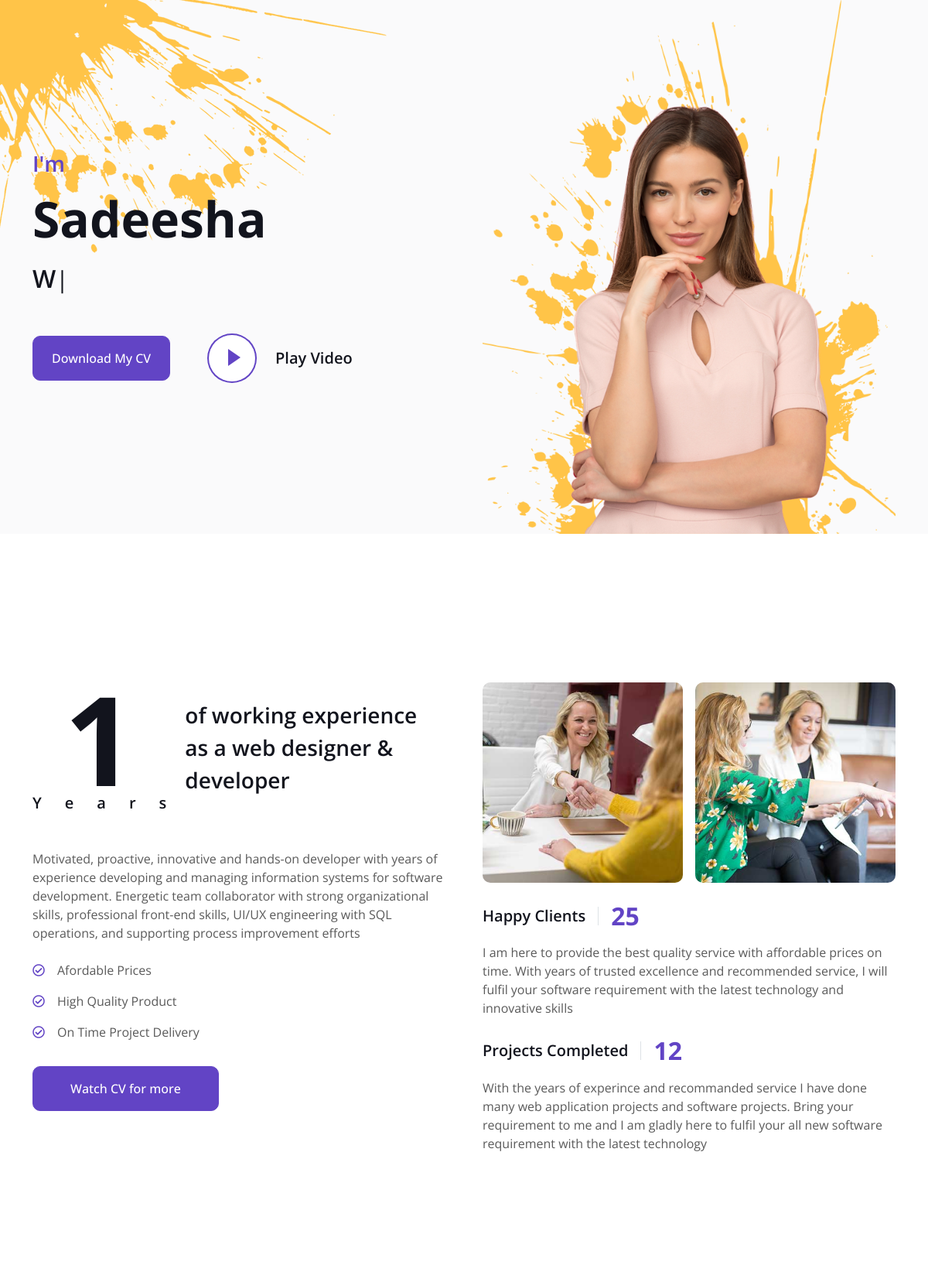
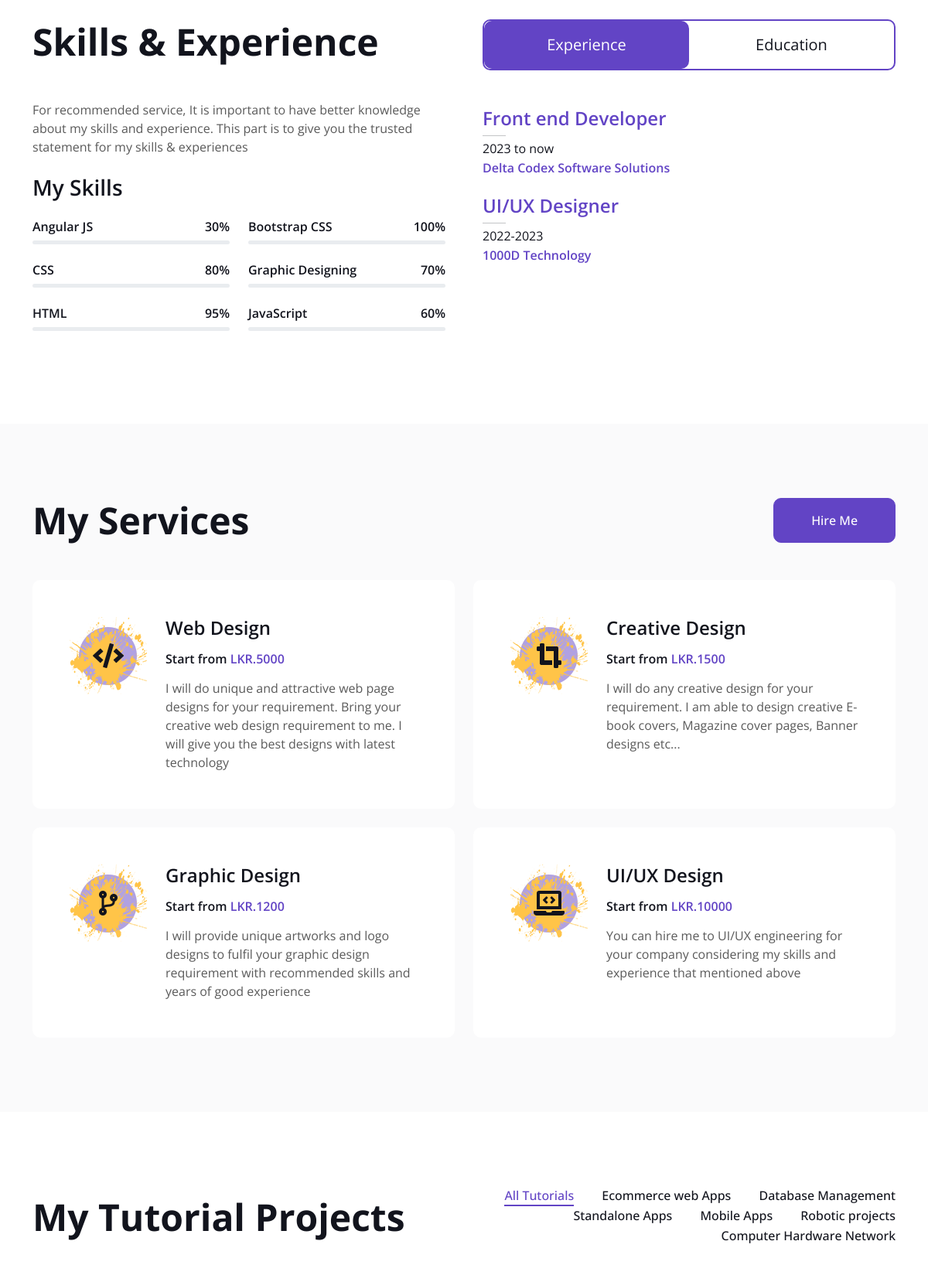
The page / (upper part) on the database its author committed (2 pictures, top to bottom).
### tables this page shows
CREATE TABLE IF NOT EXISTS `portfolio` (
  `id` int NOT NULL AUTO_INCREMENT,
  `Satisfied_Customer` int NOT NULL,
  `Succesful_projects` int NOT NULL,
  `YearOf_Exp` int NOT NULL,
  `updated_date` date DEFAULT NULL,
  PRIMARY KEY (`id`)
);

CREATE TABLE IF NOT EXISTS `seo_desc` (
  `id` int NOT NULL AUTO_INCREMENT,
  `about_me` text NOT NULL,
  `clients` text NOT NULL,
  `project` text NOT NULL,
  `skil_desc` text NOT NULL,
  `contact_desc` text NOT NULL,
  PRIMARY KEY (`id`)
);

CREATE TABLE IF NOT EXISTS `skills` (
  `langauge` varchar(45) NOT NULL,
  `percentage` int NOT NULL,
  `color` varchar(20) NOT NULL DEFAULT '',
  PRIMARY KEY (`langauge`)
);

CREATE TABLE IF NOT EXISTS `exp` (
  `id` int NOT NULL AUTO_INCREMENT,
  `position` varchar(50) NOT NULL,
  `year` varchar(20) NOT NULL,
  `company_name` varchar(45) NOT NULL,
  PRIMARY KEY (`id`)
);

CREATE TABLE IF NOT EXISTS `service` (
  `title` varchar(60) NOT NULL,
  `price` int NOT NULL,
  `description` text NOT NULL,
  `image_icon` text NOT NULL,
  PRIMARY KEY (`title`)
);

CREATE TABLE IF NOT EXISTS `tutorial_proj` (
  `id` int NOT NULL AUTO_INCREMENT,
  `tutorial` varchar(45) NOT NULL,
  PRIMARY KEY (`id`)
);

### connection.php (called while the page is built, shortened)
<?php
class Database{
    public static $connection;
    public static function setUpConnection(){
        if (!isset(Database::$connection)) {
            Database::$connection = new mysqli("localhost", "root", "tharinduCHA@8754", "sanda");
        }
    }
    public static function search($query){
        $resultset = Database::$connection ->query($query);
        return $resultset;
    }
}
?>

### index.php (the view, shortened to what this page needs)
<!DOCTYPE html>
<html lang="en">
<head>
    <link href="https://cdnjs.cloudflare.com/ajax/libs/font-awesome/5.10.0/css/all.min.css" rel="stylesheet">
    <link href="https://cdn.jsdelivr.net/npm/bootstrap-icons@1.4.1/font/bootstrap-icons.css" rel="stylesheet">
    <link href="lib/animate/animate.min.css" rel="stylesheet">
    <link href="lib/lightbox/css/lightbox.min.css" rel="stylesheet">
    <link href="lib/owlcarousel/assets/owl.carousel.min.css" rel="stylesheet">
    <link href="css/bootstrap.min.css" rel="stylesheet">
    <link href="css/style.css" rel="stylesheet">
</head>
<body data-bs-spy="scroll" data-bs-target=".navbar" data-bs-offset="51">
    <div class="container-fluid bg-light my-6 mt-0" id="home">
        <div class="container">
            <div class="row g-5 align-items-center">
                <div class="col-lg-6 py-6 pb-0 pt-lg-0">
                    <h3 class="text-primary mb-3">I'm</h3>
                    <?php
                    require "connection.php";
                    $name_rs = Database::search("SELECT * FROM `admin`");
                    $name_data = $name_rs->fetch_assoc();
                    ?>
                    <h1 class="display-3 mb-3"><?php echo $name_data["fname"]; ?></h1>
                    <h2 class="typed-text-output d-inline"></h2>
                    <div class="d-flex align-items-center pt-5">
                        <a href="" class="btn btn-primary py-3 px-4 me-5">Download My CV</a>
                        <button type="button" class="btn-play" data-bs-toggle="modal" data-bs-target="#videoModal">
                            <span></span>
                        </button>
                        <h5 class="ms-4 mb-0 d-none d-sm-block">Play Video</h5>
                    </div>
                </div>
                <div class="col-lg-6">
                    <img class="img-fluid" src="img/profile.png" alt="">
                </div>
            </div>
        </div>
    </div>
    <div class="container-xxl py-6" id="about">
        <div class="container">
            <div class="row g-5">
                <div class="col-lg-6 wow fadeInUp" data-wow-delay="0.1s">
                    <?php
                    $p_rs = Database::search("SELECT * FROM `portfolio` WHERE `id` = '2'");
                    $seo_rs = Database::search("SELECT * FROM `seo_desc` WHERE `id` = '1'");
                    $p_num = $p_rs->num_rows;
                    for ($x = 0; $x < $p_num; $x++) {
                        $p_data = $p_rs->fetch_assoc();
                        $seo_data = $seo_rs->fetch_assoc();
                    ?>
                        <div class="d-flex align-items-center mb-5">
                            <div class="years flex-shrink-0 text-center me-4">
                                <h1 class="display-1 mb-0"><?php echo $p_data["YearOf_Exp"]; ?></h1>
                                <h5 class="mb-0">Years</h5>
                            </div>
                            <h3 class="lh-base mb-0">of working experience as a web designer & developer</h3>
                        </div>
                        <p class="mb-4"><?php echo $seo_data["about_me"]; ?></p>
                        <p class="mb-3"><i class="far fa-check-circle text-primary me-3"></i>Afordable Prices</p>
                        <p class="mb-3"><i class="far fa-check-circle text-primary me-3"></i>High Quality Product</p>
                        <p class="mb-3"><i class="far fa-check-circle text-primary me-3"></i>On Time Project Delivery</p>
                        <a class="btn btn-primary py-3 px-5 mt-3" href="">Watch CV for more</a>
                </div>
            <?php } ?>
            <div class="col-lg-6 wow fadeInUp" data-wow-delay="0.5s">
                <div class="row g-3 mb-4">
                    <div class="col-sm-6">
                        <img class="img-fluid rounded" src="img/about-1.jpg" alt="">
                    </div>
                    <div class="col-sm-6">
                        <img class="img-fluid rounded" src="img/about-2.jpg" alt="">
                    </div>
                </div>
                <div class="d-flex align-items-center mb-3">
                    <h5 class="border-end pe-3 me-3 mb-0">Happy Clients</h5>
                    <h2 class="text-primary fw-bold mb-0" data-toggle="counter-up"><?php echo $p_data["Satisfied_Customer"]; ?></h2>
                </div>
                <p class="mb-4"><?php echo $seo_data["clients"]; ?></p>
                <div class="d-flex align-items-center mb-3">
                    <h5 class="border-end pe-3 me-3 mb-0">Projects Completed</h5>
                    <h2 class="text-primary fw-bold mb-0" data-toggle="counter-up"><?php echo $p_data["Succesful_projects"]; ?></h2>
                </div>
                <p class="mb-0"><?php echo $seo_data["project"]; ?></p>
            </div>
            </div>
        </div>
    </div>
    <div class="container-xxl py-6 pb-5" id="skill">
        <div class="container">
            <div class="row g-5">
                <div class="col-lg-6 wow fadeInUp" data-wow-delay="0.1s">
                    <h1 class="display-5 mb-5">Skills & Experience</h1>
                    <p class="mb-4"><?php echo $seo_data["skil_desc"]; ?></p>
                    <h3 class="mb-4">My Skills</h3>
                    <div class="row align-items-center">
                        <?php
                        $sk_rs = Database::search("SELECT * FROM `skills`");
                        $sk_num = $sk_rs->num_rows;
                        for ($x = 0; $x < $sk_num; $x++) {
                            $sk_data = $sk_rs->fetch_assoc();
                        ?>
                            <div class="col-md-6">
                                <div class="skill mb-4">
                                    <div class="d-flex justify-content-between">
                                        <h6 class="font-weight-bold"><?php echo $sk_data["langauge"]; ?></h6>
                                        <h6 class="font-weight-bold"><?php echo $sk_data["percentage"]; ?>%</h6>
                                    </div>
                                    <div class="progress">
                                    </div>
                                </div>
                            </div>
                        <?php
                        } ?>
                    </div>
                </div>
                <div class="col-lg-6 wow fadeInUp" data-wow-delay="0.5s">
                    <ul class="nav nav-pills rounded border border-2 border-primary mb-5">
                        <li class="nav-item w-50">
                            <button class="nav-link w-100 py-3 fs-5 active" data-bs-toggle="pill" href="#tab-1">Experience</button>
                        </li>
                        <li class="nav-item w-50">
                            <button class="nav-link w-100 py-3 fs-5" data-bs-toggle="pill" href="#tab-2">Education</button>
                        </li>
                    </ul>
                    <div class="tab-content">
                        <div id="tab-1" class="tab-pane fade show p-0 active">
                            <div class="row gy-5 gx-4">
                                <div class="col-sm-6">
                                    <?php
                                    $exx_rs = Database::search("SELECT * FROM `exp`");
                                    $exx_num = $exx_rs->num_rows;
                                    for ($x = 0; $x < $exx_num; $x++) {
                                        $exx_data = $exx_rs->fetch_assoc();
                                    ?>
                                        <h4 class="text-primary"><?php echo $exx_data['position']; ?></h4>
                                        <hr class="text-dark my-1">
                                        <p class="text-dark mb-1"><?php echo $exx_data['year']; ?></p>
                                        <h6 class="mb-0 text-primary"><?php echo $exx_data['company_name']; ?></h6>
                                        <br>
                                    <?php
                                    } ?>
                                </div>
                            </div>
                        </div>
                    </div>
                </div>
            </div>
        </div>
    </div>
    <div class="container-fluid bg-light my-5 py-6" id="service">
        <div class="container">
            <div class="row g-5 mb-5 wow fadeInUp" data-wow-delay="0.1s">
                <div class="col-lg-6">
                    <h1 class="display-5 mb-0">My Services</h1>
                </div>
                <div class="col-lg-6 text-lg-end">
                    <a class="btn btn-primary py-3 px-5" href="">Hire Me</a>
                </div>
            </div>
            <div class="row g-4">
                <?php
                $ser_rs = Database::search("SELECT * FROM `service`");
                $ser_num = $ser_rs->num_rows;
                for ($x = 0; $x < $ser_num; $x++) {
                    $ser_data = $ser_rs->fetch_assoc();
                ?>
                    <div class="col-lg-6 wow fadeInUp" data-wow-delay="0.2s">
                        <div class="service-item d-flex flex-column flex-sm-row bg-white rounded h-100 p-4 p-lg-5">
                            <div class="bg-icon flex-shrink-0 mb-3">
                                <i class="<?php echo $ser_data['image_icon']; ?>"></i>
                            </div>
                            <div class="ms-sm-4">
                                <h4 class="mb-3"><?php echo $ser_data['title']; ?></h4>
                                <h6 class="mb-3">Start from <span class="text-primary">LKR.<?php echo $ser_data['price']; ?></span></h6>
                                <span><?php echo $ser_data['description']; ?></span>
                            </div>
                        </div>
                    </div>
                <?php
                } ?>
            </div>
        </div>
    </div>
    <div class="container-xxl py-6 pt-5" id="project">
        <div class="container">
            <div class="row g-5 mb-5 align-items-center wow fadeInUp" data-wow-delay="0.1s">
                <div class="col-lg-6">
                    <h1 class="display-5 mb-0">My Tutorial Projects</h1>
                </div>
                <div class="col-lg-6 text-lg-end">
                    <ul class="list-inline mx-n3 mb-0" id="portfolio-flters">
                        <li class="mx-3 active" data-filter="*">All Tutorials</li>
                        <?php
                        $l_rs = Database::search("SELECT * FROM `tutorial_proj`");
                        $l_num = $l_rs->num_rows;
                        for ($x = 0; $x < $l_num; $x++) {
                            $l_data = $l_rs->fetch_assoc();
                        ?>
                            <li class="mx-3" data-filter=".<?php echo $l_data['id']; ?>"><?php echo $l_data['tutorial']; ?></li>
                        <?php } ?>
                    </ul>
                </div>
            </div>
            <div class="row g-4 portfolio-container wow fadeInUp" data-wow-delay="0.1s">
            </div>
        </div>
    </div>
</body>
</html>

### css/style.css (style rules this page uses)
:root { --primary: #6244C5; --secondary: #FFC448; --light: #FAFAFB; --dark: #12141D; }
.my-6 { margin-top: 6rem; margin-bottom: 6rem; }
.py-6 { padding-top: 6rem; padding-bottom: 6rem; }
.btn { font-weight: 500; transition: .5s; }
.btn.btn-primary, .btn.btn-secondary { color: #FFFFFF; }
#home { margin-bottom: 6rem; background: url(../img/bg-header.png) left top no-repeat; }
.btn-play { position: relative; display: block; box-sizing: content-box; width: 16px; height: 26px; border-radius: 100%; border: none; outline: none !important; padding: 18px 20px 20px 28px; background: var(--primary); }
.btn-play:before { content: ""; position: absolute; z-index: 0; left: 50%; top: 50%; transform: translateX(-50%) translateY(-50%); display: block; width: 60px; height: 60px; background: var(--primary); border-radius: 100%; animation: pulse-border 1500ms ease-out infinite; }
.btn-play:after { content: ""; position: absolute; z-index: 1; left: 50%; top: 50%; transform: translateX(-50%) translateY(-50%); display: block; width: 60px; height: 60px; background: #FFFFFF; border-radius: 100%; transition: all 200ms; }
.btn-play span { display: block; position: relative; z-index: 3; width: 0; height: 0; left: -1px; border-left: 16px solid var(--primary); border-top: 11px solid transparent; border-bottom: 11px solid transparent; }
#about .years .display-1 { font-size: 10rem; line-height: 9rem; }
#about .years h5 { letter-spacing: 30px; margin-right: -30px; }
#skill .progress { height: 5px; border-radius: 5px; }
#skill .nav-pills .nav-link { color: var(--dark); }
#skill .nav-pills .nav-link.active { color: #FFFFFF; }
#skill .tab-content hr { width: 30px; }
.service-item .bg-icon { width: 100px; height: 100px; display: flex; align-items: center; justify-content: center; background: url(../img/bg-icon.png) center center no-repeat; background-size: cover; }
#portfolio-flters li { display: inline-block; font-weight: 500; color: var(--dark); cursor: pointer; transition: .5s; border-bottom: 2px solid transparent; }
#portfolio-flters li:hover, #portfolio-flters li.active { color: var(--primary); border-color: var(--primary); }

### rows shown on the page
portfolio: YearOf_Exp "1", seo_desc.about_me "Motivated, proactive, innovative and hands-on developer with years of experience developing and managing information systems for software development. Energetic team collaborator with strong organizational skills, professional front-end skills, UI/UX engineering with SQL operations, and supporting process improvement efforts", Satisfied_Customer "25", Succesful_projects "12"
seo_desc: clients "I am here to provide the best quality service with affordable prices on time. With years of trusted excellence and recommended service, I will fulfil your software requirement with the latest technology and innovative skills", project "With the years of experince and recommanded service I have done many web application projects and software projects. Bring your requirement to me and I am gladly here to fulfil your all new software requirement with the latest technology", skil_desc "For recommended service, It is important to have better knowledge about my skills and experience. This part is to give you the trusted statement for my skills & experiences"
skills: langauge "Angular JS", percentage "30"
skills: langauge "Bootstrap CSS", percentage "100"
skills: langauge "CSS", percentage "80"
skills: langauge "Graphic Designing", percentage "70"
skills: langauge "HTML", percentage "95"
skills: langauge "JavaScript", percentage "60"
exp: position "Front end Developer", year "2023 to now", company_name "Delta Codex Software Solutions"
exp: position "UI/UX Designer", year "2022-2023", company_name "1000D Technology"
service: title "Web Design", price "5000", description "I will do unique and attractive web page designs for your requirement. Bring your creative web design requirement to me. I will give you the best designs with latest technology"
service: title "Creative Design", price "1500", description "I will do any creative design for your requirement. I am able to design creative E-book covers, Magazine cover pages, Banner designs etc..."
service: title "Graphic Design", price "1200", description "I will provide unique artworks and logo designs to fulfil your graphic design requirement with recommended skills and years of good experience"
service: title "UI/UX Design", price "10000", description "You can hire me to UI/UX engineering for your company considering my skills and experience that mentioned above"
tutorial_proj: tutorial "Ecommerce web Apps"
tutorial_proj: tutorial "Database Management"
tutorial_proj: tutorial "Standalone Apps"
tutorial_proj: tutorial "Mobile Apps"
tutorial_proj: tutorial "Robotic projects"
tutorial_proj: tutorial "Computer Hardware Network"

### other values the page prints
$name_data["fname"] "Sadeesha"
